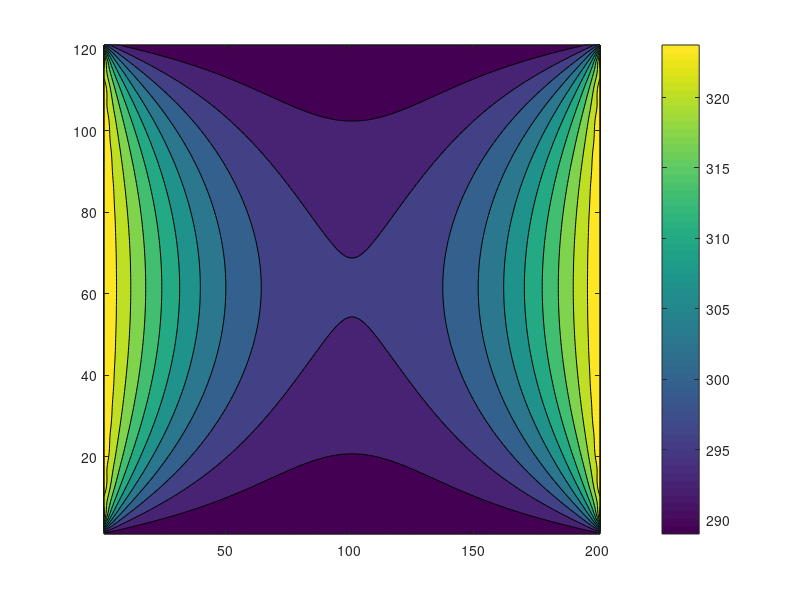

Here is the MATLAB script that generated this plot: (Note: this script raises an error after producing the figure.)
clear all
close all

%Vary These temperatures to make different images
T1 = 20+273-5; %Top and bottom temperatures (K)
T2 = 96+273-5; %Side Temperatures (K)
%Min and max temps,   and  20+273

%Dimensions of your image
L = 121;  %pixels
W = 201;  %pixels


x = 0:1:L-1;
y = 0:1:W-1;
maxnum = 1;
Igreen = zeros(length(y),length(x));

Iblue = zeros(length(y),length(x));

Ired = zeros(length(y),length(x));


True_Temp= zeros(length(x),length(y));

for i=1:maxnum
T1=T1+1;
T2=T2+2;
%This solves the non-dimensional temperature distribution for a rectangular plate when the
%top and bottom (T1) are at one temperature and the sides (T2) are at
%another temperature.  You can treat this as a black box.
for iX = 1:length(x)
    for iY = 1:length(y)
        sum = 0;
        for n=1:30
            term1 = ((-1)^(n+1) + 1) / n;
            term2 = sin(n*pi*x(iX) / L);
            term3 = sinh(n*pi*y(iY) / L);
            term4 = sinh(n*pi*W / L);
            sum = term1 * term2 * (term3/term4) + sum;
        end
        theta(iX,iY) = (2/pi) * sum;
%         %Uncomment this if you want to Add noise
%          theta(iX,iY) = theta(iX,iY) + randn/10;
    end
end


%%
%Makes it so that the temperature distribution is symmetrical
theta = (theta +fliplr(theta))/2;

%Converts nondimensional temperature to True Temperature
True_Temp(:,:) = theta * (T2-T1) + T1;


%%

figure;
 contourf(True_Temp)
 colorbar 
 


%% 
% This creates a linear relationship between the temperature and pixel
% values of an image, and assumes a 16 bit pixel depth so that smaller
% temperature variations can be seen (a lot of greyscale cameras are 12
% bit, but you can change the bit depther easily
bit = 16;   %number of bits per pixel
grey_max = 2^bit - 1;
grey_min = 0;
temp_max = T2;
temp_min = T1;

m = (grey_max-grey_min) / (temp_max-temp_min);
b = grey_min - (m*temp_min);

%Image intensity due to temperature
I = m * True_Temp + b;
Ired = -287.74*True_Temp + 144236;
Igreen = -73.933*True_Temp + 36096;
Iblue = -11.272*True_Temp + 4198;
%%
end
test1 = squeeze(Ired(1,:,:));
test2 = squeeze(Ired(2,:,:));

TempList = zeros(201*121,1);
RedList = zeros(1,201*121,1);
GreenList = zeros(1,201*121,1);
BlueList = zeros(1,201*121,1);

for xl=1:201
   for yl = 1:121
       TempList(xl*yl)=True_Temp(xl,yl);
       RedList(xl*yl)=Ired(xl,yl);
       GreenList(xl*yl)=Igreen(xl,yl);
       BlueList(xl*yl)=Iblue(xl,yl);
   end
end
%Converts the intensity to a 16 bit integer for saving as an image
%I2 = uint16(I);


%imwrite(I2, '16bit3.png', 'BitDepth',16);

%figure;
%contour(y,x,True_Temp)

%figure;
%contour(y,x,I)

%figure;
%contour(y,x,I2)

%%
%Converts grayscale to RGB
%I3 = im2uint8(I2);

%I4 = grs2rgb(I3); %https://www.mathworks.com/matlabcentral/fileexchange/13312-grayscale-to-rgb-converter
%figure;imshow(I4)
%axes1 = axes('Parent',gcf,...
 %   'Position',[0.0586776845095572 0.0801635972073717 0.835629017447199 0.883435582822086]);
%axis off
%hold(axes1,'on');
%box(axes1,'on');
%axis(axes1,'ij');
% Set the remaining axes properties
%set(axes1,'CLim',[290 370],'DataAspectRatio',[1 1 1],'FontSize',16,...
 %   'FontWeight','bold','Layer','top','TickDir','out');
% Create colorbar
%colorbar('peer',axes1);

%set(gca,'FontSize',16,'FontWeight','bold')
%h = colorbar;
%ylabel(h, 'Temp (K)','FontSize',16,'FontWeight','bold')



%%
%Displays red, green, and blue channels
%I4 = grs2rgb(I3,hsv); %https://www.mathworks.com/matlabcentral/fileexchange/13312-grayscale-to-rgb-converter
%figure;imshow(I4)

%img = I4;
%red = img(:,:,1); % Red channel
%green = img(:,:,2); % Green channel
%blue = img(:,:,3); % Blue channel
%a = zeros(size(img, 1), size(img, 2));
%just_red = cat(3, red, a, a);
%just_green = cat(3, a, green, a);
%just_blue = cat(3, a, a, blue);
%back_to_original_img = cat(3, red, green, blue);
%figure, imshow(img), title('Original image')
%figure, imshow(just_red), title('Red channel')
%figure, imshow(just_green), title('Green channel')
%figure, imshow(just_blue), title('Blue channel')
%figure, imshow(back_to_original_img), title('Back to original image')
%figure;imshow(I4(:,:,1))
%figure;imshow(I4(:,:,2))
%figure;imshow(I4(:,:,3))

%% Write file with matrix of what temperatures should be
%csvwrite(['True_Temp_T1=',num2str(T1),'_T2=',num2str(T2)],True_Temp);


%% Random noise with some temp highlights
%I5 = zeros(1080,1920,3);
%I5(:,:,1) = imnoise(I5(:,:,1),'gaussian',0.1,0.05);
%I5(:,:,2) = imnoise(I5(:,:,2),'gaussian',0.1,0.002);
%I5(:,:,3) = imnoise(I5(:,:,3),'gaussian',0.1,0.01);
%Red square
%r=20;x=3;y=6;
%th = 0:pi/50:2*pi;
%xunit = r * cos(th) + x;
%yunit = r * sin(th) + y;
% I5(:,:,1) = imnoise(I5(xunit+500,yunit+1000,1),'gaussian',0.1,0.05);
%I5(xunit+500,yunit+1000,3) = I5(xunit+500,yunit+1000,3) + rand/2+0.5;
%I5(xunit+710,yunit+100,3) = I5(xunit+710,yunit+100,3) + rand/2+0.5;
%I5(xunit+ceil(rand*400),yunit+ceil(rand*400),3) = I5(xunit+ceil(rand*400),yunit+ceil(rand*400),3) + rand/2+0.5;
% I5 = insertShape(I5,'circle',[150 280 35],'LineWidth',5);
%figure;imshow(I5)

%%
%img = I5;
%red = img(:,:,2); % Red channel
%green = img(:,:,3); % Green channel
%blue = img(:,:,1); % Blue channel
%a = zeros(size(img, 1), size(img, 2));
%just_red = cat(3, red, a, a);
%just_green = cat(3, a, green, a);
%just_blue = cat(3, a, a, blue);
%back_to_original_img = cat(3, red, green, blue);
%figure, imshow(img), title('Original image')
%figure, imshow(just_red), title('Red channel')
%figure, imshow(just_green), title('Green channel')
%figure, imshow(just_blue), title('Blue channel')
%figure, imshow(back_to_original_img), title('Back to original image')
%figure;imshow(I4(:,:,1))
%figure;imshow(I4(:,:,2))
%figure;imshow(I4(:,:,3))

%%
%I6 = rgb2gray(I5);
%I6(I6<0.20) = 1;
%I7 = grs2rgb(I6);
%figure;imshow(I7)